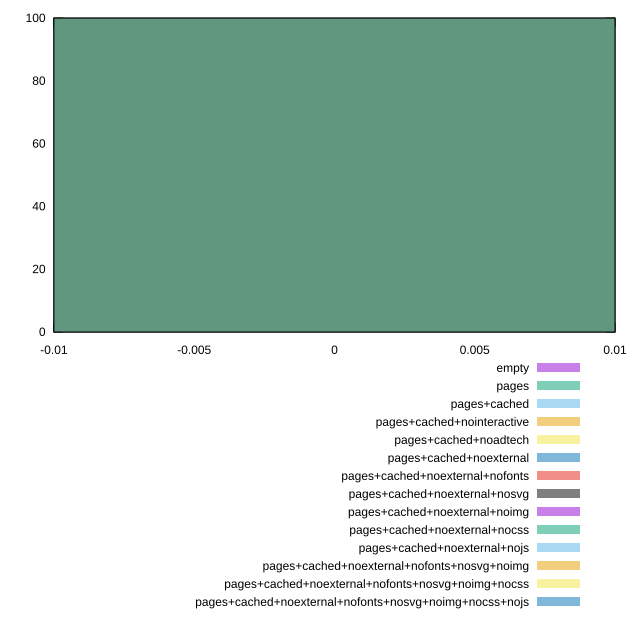

Generate this figure with gnuplot:
reset
set terminal svg size 640, 620
set output "reprap/legacy-javascript/comparison/histogram/all_raw.svg"

$empty <<EOF
0 100
EOF

$pages <<EOF
0 100
EOF

$pagesCached <<EOF
0 100
EOF

$pagesCachedNointeractive <<EOF
0 100
EOF

$pagesCachedNoadtech <<EOF
0 100
EOF

$pagesCachedNoexternal <<EOF
0 100
EOF

$pagesCachedNoexternalNofonts <<EOF
0 100
EOF

$pagesCachedNoexternalNosvg <<EOF
0 100
EOF

$pagesCachedNoexternalNoimg <<EOF
0 100
EOF

$pagesCachedNoexternalNocss <<EOF
0 100
EOF

$pagesCachedNoexternalNojs <<EOF
0 100
EOF

$pagesCachedNoexternalNofontsNosvgNoimg <<EOF
0 100
EOF

$pagesCachedNoexternalNofontsNosvgNoimgNocss <<EOF
0 100
EOF

$pagesCachedNoexternalNofontsNosvgNoimgNocssNojs <<EOF
0 100
EOF

set key outside below
set boxwidth 0.1
set yrange [0:100]
set style fill transparent solid 0.5 noborder

plot \
  $empty title "empty" with boxes, \
  $pages title "pages" with boxes, \
  $pagesCached title "pages+cached" with boxes, \
  $pagesCachedNointeractive title "pages+cached+nointeractive" with boxes, \
  $pagesCachedNoadtech title "pages+cached+noadtech" with boxes, \
  $pagesCachedNoexternal title "pages+cached+noexternal" with boxes, \
  $pagesCachedNoexternalNofonts title "pages+cached+noexternal+nofonts" with boxes, \
  $pagesCachedNoexternalNosvg title "pages+cached+noexternal+nosvg" with boxes, \
  $pagesCachedNoexternalNoimg title "pages+cached+noexternal+noimg" with boxes, \
  $pagesCachedNoexternalNocss title "pages+cached+noexternal+nocss" with boxes, \
  $pagesCachedNoexternalNojs title "pages+cached+noexternal+nojs" with boxes, \
  $pagesCachedNoexternalNofontsNosvgNoimg title "pages+cached+noexternal+nofonts+nosvg+noimg" with boxes, \
  $pagesCachedNoexternalNofontsNosvgNoimgNocss title "pages+cached+noexternal+nofonts+nosvg+noimg+nocss" with boxes, \
  $pagesCachedNoexternalNofontsNosvgNoimgNocssNojs title "pages+cached+noexternal+nofonts+nosvg+noimg+nocss+nojs" with boxes, \


reset
